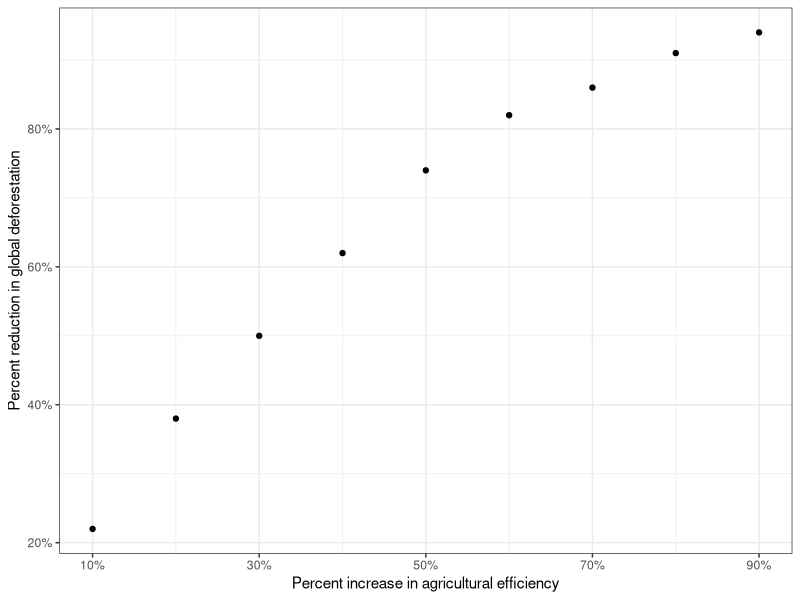
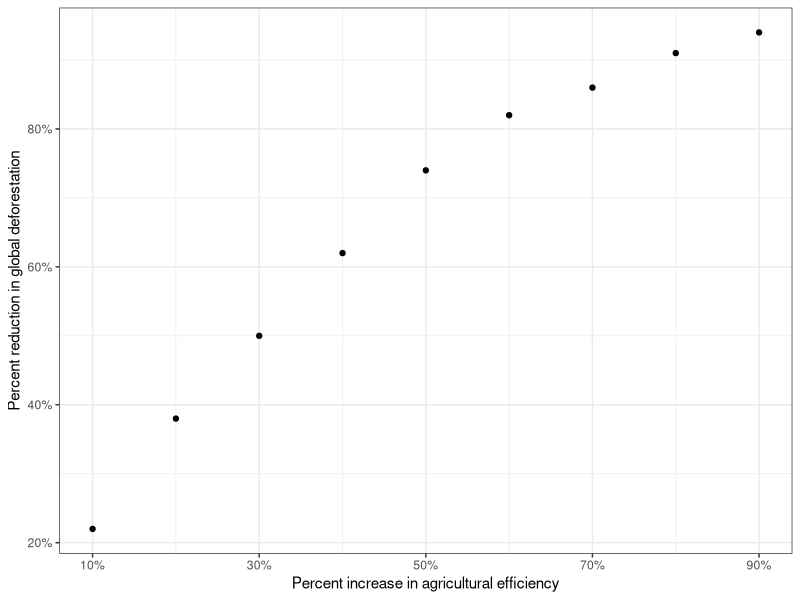

Write the R code that produced these figures, in order.
library(dplyr)
library(ggplot2)

setwd("C:/Users/Sensonomic Admin/Dropbox/Oxford/DPhil/Commodity deforestation/Commodity_deforestation_analysis_GitHub/Commodity_deforestation_analysis/")

deforestation_area_harvested <- read.csv("Data_preprocessing_and_plotting/deforestation_area_harvested.csv")

efficiency_gains <- seq(0.1,0.9,0.1)

fractions_deforestation <- vector()

for (i in 1:length(efficiency_gains)) {
  
  deforestation_fraction_reduced <- deforestation_area_harvested %>%
    mutate(spared_area=area_harvested*efficiency_gains[i],
           fraction_deforestation=spared_area/cumulative_deforestation,
           fraction_deforestation_under_one=ifelse(fraction_deforestation>1,1,fraction_deforestation),
           fraction_deforestation_global=(fraction_deforestation_under_one*cumulative_deforestation)/cumulative_deforestation_global) %>%
    select(-cumulative_deforestation_global)
  
  fractions_deforestation[i] <- sum(deforestation_fraction_reduced$fraction_deforestation_global)
  
}

efficiency_deforestation <- data.frame(efficeincy_gain=efficiency_gains,fraction_deforestation=fractions_deforestation)

efficiency_deforestation$fraction_deforestation <- round(efficiency_deforestation$fraction_deforestation,2)

ggplot(data=efficiency_deforestation,aes(efficeincy_gain,fraction_deforestation)) +
  geom_point() +
  xlab("Percent increase in agricultural efficiency") +
  ylab("Percent reduction in global deforestation") +
  scale_x_continuous(breaks = seq(0.1,0.9,0.2),
                     minor_breaks = seq(0.1,0.9,0.1),
                     labels = scales::percent_format(accuracy = 1L)) +
  scale_y_continuous(labels = scales::percent_format(accuracy = 1L)) +
  theme_bw()

ggsave("Figures/Deforestation_reduction_sensitivity_analysis.png", width = 4, height = 3.5)
